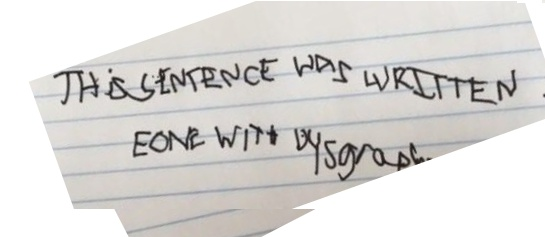
#> input picture images/straightened.jpg, 545 x 237 px
$ jupyter execute '2lines_and _words.ipynb'   (shell and % lines are left out)
#> lines starting #> are read from the running program, lines starting #| are printed output that depends on the picture; after the words box and inside, x2 and y2 are one past the last pixel; in counts of white or black regions, pixels touching at a corner belong together; long printed decimals are rounded
#> further down, image is the input picture: shape (237, 545, 3); mean B, G, R 214.5, 216.7, 218.6
[cell 1]
import numpy as np
import cv2
import math
import matplotlib.pyplot as plt

[cell 2]
# Functions to print the images
def myImPrt(img):
    tmp_img = cv2.cvtColor(img,cv2.COLOR_BGR2RGB)
    plt.imshow(tmp_img)

def myBWImPrt(img):
    plt.imshow(img,cmap='gray')

[cell 3]
# ref #https://www.pyimagesearch.com/2017/02/20/text-skew-correction-opencv-python/
def bilateralFilter(image, d, sig):
#> called with d = 5, sig = 50
    image = cv2.bilateralFilter(image, d, sig, sig)
    return image

def threshold(image, t):
#> called with t = 127
    image = cv2.cvtColor(image, cv2.COLOR_BGR2GRAY)
#> image: shape (237, 545)
    ret, image = cv2.threshold(image, t, 255, cv2.THRESH_BINARY_INV)
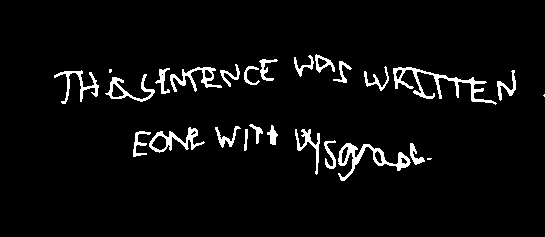
#> image: shape (237, 545); 4.4% white; 26 white regions (3 under 20 px), largest, box (x1, y1, x2, y2) and area: (393, 67, 497, 105) 840, (338, 143, 411, 181) 728, (149, 127, 205, 153) 452
#> ret = 127
#     ret, image = cv2.threshold(image, t, 255, cv2.THRESH_BINARY)
    return image

[cell 4]
image = cv2.imread('images/straightened.jpg')
# cv2.imshow('image',image)
myImPrt(image)

[cell 5]
TOP_MARGIN = 0.0
LETTER_SIZE = 0.00001
LINE_SPACING = 0.0
WORD_SPACING = 0.0

[cell 6]
#function to calculate horizontal projection of the image pixel rows and return it
def horizontalProjection(img):
    # Return a list containing the sum of the pixels in each row
    (h, w) = img.shape[:2]
#> h = 237; w = 545
    sumRows = []
    for j in range(h):
        row = img[j:j+1, 0:w] # y1:y2, x1:x2
        sumRows.append(np.sum(row))
#> after the loop, sumRows = 237 values, max 35955 at index 80, min 0 at index 0, mean 6131.8
    return sumRows

[cell 7]
# function to calculate vertical projection of the image pixel columns and return it
def verticalProjection(img):
    # Return a list containing the sum of the pixels in each column
    (h, w) = img.shape[:2]
    sumCols = []
    for j in range(w):
        col = img[0:h, j:j+1] # y1:y2, x1:x2
        sumCols.append(np.sum(col))
    return sumCols

[cell 8]
img = image.copy()

[cell 9]
filtered = bilateralFilter(img, 5, 50)

thresh = threshold(filtered, 127)

# extract a python list containing values of the horizontal projection of the image into 'hp'
hpList = horizontalProjection(thresh)
#> hpList has the same summary as sumRows in horizontalProjection

# Extracting 'Top Margin' feature.
topMarginCount = 0
for sum in hpList:
    # sum can be strictly 0 as well.
    if(sum<=255):
        topMarginCount += 1
    else:
        break
#> this loop made 56 passes
#> sum on passes 2 to 13: 0, 0, 0, 0, 0, 0, 0, 0, 0, 0, 0, 0
#> after the loop, topMarginCount = 55

[cell 10]
plt.imshow(thresh,cmap='gray')

[cell 11]
lineTop = 0
lineBottom = 0
spaceTop = 0
spaceBottom = 0
setLineTop = True
setSpaceTop = True
includeNextSpace = True
space_zero = [] # stores the amount of space between lines
lines = [] # a 2D list storing the vertical start index and end index of each contour

[cell 12]
# FIRST we extract the straightened contours from the image by looking at occurance of 0's in the horizontal projection.
# we are scanning the whole horizontal projection now
for i, sum in enumerate(hpList):
    # sum being 0 means blank space
    if(sum<3000):
        if(setSpaceTop):
            spaceTop = i;
            setSpaceTop = False # spaceTop will be set once for each start of a space between lines
        spaceBottom = i+1;

        if(i<len(hpList)-1): # this condition is necessary to avoid array index out of bound error
            if(hpList[i+1]<3000): # if the next horizontal projectin is 0, keep on counting, it's still in blank space
                continue
        # we are using this condition if the previous contour is very thin and possibly not a line
        if(includeNextSpace):
            space_zero.append(spaceBottom-spaceTop)
        else:
            if (len(space_zero)==0):
                previous = 0
            else:
                previous = space_zero.pop()
            space_zero.append(previous + spaceBottom-lineTop)
        setSpaceTop = True # next time we encounter 0, it's begining of another space so we set new spaceTop

    # sum greater than 0 means contour
    if(sum>3000):
        if(setLineTop):
            lineTop = i
            setLineTop = False # lineTop will be set once for each start of a new line/contour
        lineBottom = i+1

        if(i<len(hpList)-1): # this condition is necessary to avoid array index out of bound error
            if(hpList[i+1]>3000): # if the next horizontal projectin is > 0, keep on counting, it's still in contour
                continue

            # if the line/contour is too thin <10 pixels (arbitrary) in height, we ignore it.
            # Also, we add the space following this and this contour itself to the previous space to form a bigger space: spaceBottom-lineTop.
            if(lineBottom-lineTop<20):
                includeNextSpace = False
                setLineTop = True # next time we encounter value > 0, it's begining of another line/contour so we set new lineTop
                continue
        includeNextSpace = True # the line/contour is accepted, new space following it will be accepted

        # append the top and bottom horizontal indices of the line/contour in 'lines'
        lines.append([lineTop, lineBottom])
        setLineTop = True # next time we encounter value > 0, it's begining of another line/contour so we set new lineTop
#> this loop made 237 passes
#> (sum, spaceTop, setSpaceTop) on pass 1: (0, 0, False)
#> (sum, lineTop, setLineTop) on pass 58: (3825, 57, False)
#> after the loop, lineTop = 126; lines = [[57, 103], [126, 169]]; spaceTop = 169; space_zero = [57, 23, 68]

[cell 13]
# Printing the values we found so far.
for i, line in enumerate(lines):
    print()
    print (i)
    print (line[0])
    print (line[1])
    print (len(hpList[line[0]:line[1]]))
    print (hpList[line[0]:line[1]])
#> this loop made 2 passes
#> (printed output is left out)

[cell 14]
# for i, line in enumerate(lines):
#     cv2.imshow("line "+str(i), img[line[0]:line[1], : ])
# cv2.waitKey(0)

[cell 15]
# LINE SPACING and LETTER SIZE will be extracted here
# We will count the total number of pixel rows containing upper and lower zones of the lines
# and add the space_zero/runs of 0's(excluding first and last of the list ) to it.
# We will count the total number of pixel rows containing midzones of the lines for letter size.
# For this, we set an arbitrary (yet suitable!) threshold THRESHOLD = 15000 in
# horizontal projection to identify the midzone containing rows.
# These two total numbers will be divided by number of lines (having at least one row>THRESHOLD)
# to find average line spacing and average letter size.
THRESHOLD = 15000
new_space_row_count = 0
total_row_count = 0
total_lines_count = 0
flag = False
for i, line in enumerate(lines):
    segment = hpList[line[0]:line[1]]
    for j, sum in enumerate(segment):
        if(sum<THRESHOLD):
            new_space_row_count += 1
        else:
            total_row_count += 1
            flag = True

    # This line has contributed at least one count of pixel row of midzone
    if(flag):
        total_lines_count += 1
        flag = False
#> this loop made 2 passes
#> (line, total_lines_count, flag) on passes 1 to 2: ([57, 103], 1, False), ([126, 169], 2, False)
#> after the loop, new_space_row_count = 44; total_lines_count = 2; total_row_count = 45

[cell 16]
# error prevention
if(total_lines_count == 0): total_lines_count = 1

total_space_row_count = new_space_row_count + np.sum(space_zero[1:-1]) #excluding first and last entries: Top and Bottom margins
#> total_space_row_count = 67
# the number of spaces is 1 less than number of lines but total_space_row_count contains the top and bottom spaces of the line
average_line_spacing = float(total_space_row_count) / total_lines_count
#> average_line_spacing = 33.5
average_letter_size = float(total_row_count) / total_lines_count
#> average_letter_size = 22.5
# letter size is actually height of the letter and we are not considering width
LETTER_SIZE = average_letter_size
#> LETTER_SIZE = 22.5
# error prevention
if(average_letter_size == 0): average_letter_size = 1
# We can't just take the average_line_spacing as a feature directly. We must take the average_line_spacing relative to average_letter_size.
# Let's take the ratio of average_line_spacing to average_letter_size as the LINE SPACING, which is perspective to average_letter_size.
relative_line_spacing = average_line_spacing / average_letter_size
#> relative_line_spacing = 1.49
LINE_SPACING = relative_line_spacing
#> LINE_SPACING = 1.49

# Top marging is also taken relative to average letter size of the handwritting
# relative_top_margin = float(topMarginCount) / average_letter_size
# TOP_MARGIN = relative_top_margin

[cell 17]
print(space_zero)
#| [57, 23, 68]
print(lines)
#| [[57, 103], [126, 169]]
print(total_row_count)
#| 45
print(total_space_row_count)
#| 67
print(len(hpList))
#| 237
print(total_lines_count)
#| 2
print(i)
#| 1
print("Average Line Spacing: "+ str(average_line_spacing))
#| Average Line Spacing: 33.5
print ("Average letter size: "+ str(average_letter_size))
#| Average letter size: 22.5
# print ("Top margin relative to average letter size: "+str(relative_top_margin))
print("Average line spacing relative to \naverage letter size: "+str(relative_line_spacing))
#| Average line spacing relative to
#| average letter size: 1.489

[cell 18]
myImPrt(image)

[cell 19]
# Extraction of words from the lines using vertical projection
# Width of the whole document is found once.
width = thresh.shape[1]
#> width = 545
space_zero = [] # stores the amount of space between words
words = [] # a 2D list storing the coordinates of each word: y1, y2, x1, x2

[cell 20]
# Isolated words or components will be extacted from each line by looking at occurance of 0's in its vertical projection.
for i, line in enumerate(lines):
    extract = thresh[line[0]:line[1], 0:width] # y1:y2, x1:x2
    vp = verticalProjection(extract)
    wordStart = 0
    wordEnd = 0
    spaceStart = 0
    spaceEnd = 0
    setWordStart = True
    setSpaceStart = True
    includeNextSpace = False

#     spaces = []

    # we are scanning the vertical projection
    for j, sum in enumerate(vp):
        # sum being 0 means blank space
        if(sum==0):
            if(setSpaceStart):
                spaceStart = j
                setSpaceStart = False # spaceStart will be set once for each start of a space between lines
            spaceEnd = j+1
            if(j<len(vp)-1): # this condition is necessary to avoid array index out of bound error
                if(vp[j+1]==0): # if the next vertical projectin is 0, keep on counting, it's still in blank space
                    continue

            # we ignore spaces which is smaller than half the average letter size
            if((spaceEnd-spaceStart) > int(LETTER_SIZE/2)):
                space_zero.append(spaceEnd-spaceStart)
            else:
                includeNextSpace=True

            setSpaceStart = True # next time we encounter 0, it's begining of another space so we set new spaceStart

        # sum greater than 0 means word
        if(sum>0):
            if(setWordStart):
                wordStart = j
                setWordStart = False # wordStart will be set once for each start of a new word/component
            wordEnd = j+1
            if(j<len(vp)-1): # this condition is necessary to avoid array index out of bound error
                if(vp[j+1]>0): # if the next horizontal projectin is > 0, keep on counting, it's still in non-space zone
                    continue

            # append the coordinates of each word/component: y1, y2, x1, x2 in 'words'
            # we ignore the ones which has height smaller than half the average letter size
            # this will remove full stops and commas as an individual component
            count = 0
            for k in range(line[1]-line[0]):
                row = thresh[line[0]+k:line[0]+k+1, wordStart:wordEnd] # y1:y2, x1:x2
                if(np.sum(row)):
                    count += 1
                #U.S.A. special case not handelled
            if(count > int(LETTER_SIZE/2)):
                if(includeNextSpace):
                    includeNextSpace = False
                    if(len(words)!=0):
                        words[len(words)-1][3] = wordEnd
                else:
                    words.append([line[0], line[1], wordStart, wordEnd])

            setWordStart = True # next time we encounter value > 0, it's begining of another word/component so we set new wordStart
#> this loop made 2 passes
#> (line, h in verticalProjection, w in verticalProjection) on passes 1 to 2: ([57, 103], 46, 545), ([126, 169], 43, 545)
#> pass 1, `extract = thresh[line[0]:line[1], 0:width]`:
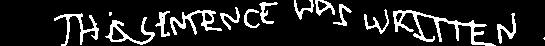
#> extract: shape (46, 545); 13.1% white; 15 white regions (2 under 20 px), largest, box (x1, y1, x2, y2) and area: (393, 10, 496, 46) 835, (170, 10, 222, 35) 421, (54, 13, 99, 46) 369
#> pass 2, `extract = thresh[line[0]:line[1], 0:width]`:
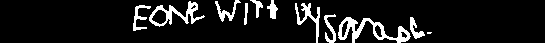
#> extract: shape (43, 545); 9.8% white; 11 white regions (1 under 20 px), largest, box (x1, y1, x2, y2) and area: (338, 17, 411, 43) 657, (149, 1, 205, 27) 452, (295, 3, 320, 43) 291
#> after the loop, space_zero = [54, 16, 12, 27, 133, 17, 113]; words = [[57, 103, 54, 278], [57, 103, 294, 352], [57, 103, 364, 516], [126, 169, 133, 278], [126, 169, 295, 425]]

#     space_zero.extend(spaces[1:-1])

[cell 21]
# cv2.imshow("word "+str(i), thresh[words[0][0]:words[0][1], words[0][2]:words[0][3]])
# print("Words count is: ")
# print(len(words))
word = words[0]
#> word = [57, 103, 54, 278]
myBWImPrt(image[word[0]:word[1], word[2]:word[3]])
# myBWImPrt(thresh)
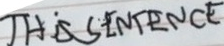
#> shown: shape (46, 224, 3); mean R, G, B 183.8, 186.3, 188.7

[cell 22]
# for i, word in enumerate(words):
#     cv2.imshow("word "+str(i), image[word[0]:word[1], word[2]:word[3]])
# cv2.waitKey(0)

[cell 23]
#print space_zero
space_columns = np.sum(space_zero)
#> space_columns = 372
space_count = len(space_zero)
#> space_count = 7
if(space_count == 0):
    space_count = 1
average_word_spacing = float(space_columns) / space_count
#> average_word_spacing = 53.14
relative_word_spacing = average_word_spacing / LETTER_SIZE
#> relative_word_spacing = 2.36
WORD_SPACING = relative_word_spacing
#> WORD_SPACING = 2.36
#print "Average word spacing: "+str(average_word_spacing)
print ("Average word spacing relative to average letter size: "+str(relative_word_spacing))
#| Average word spacing relative to average letter size: 2.362

$ run again, with images/apple.jpg copied over images/straightened.jpg
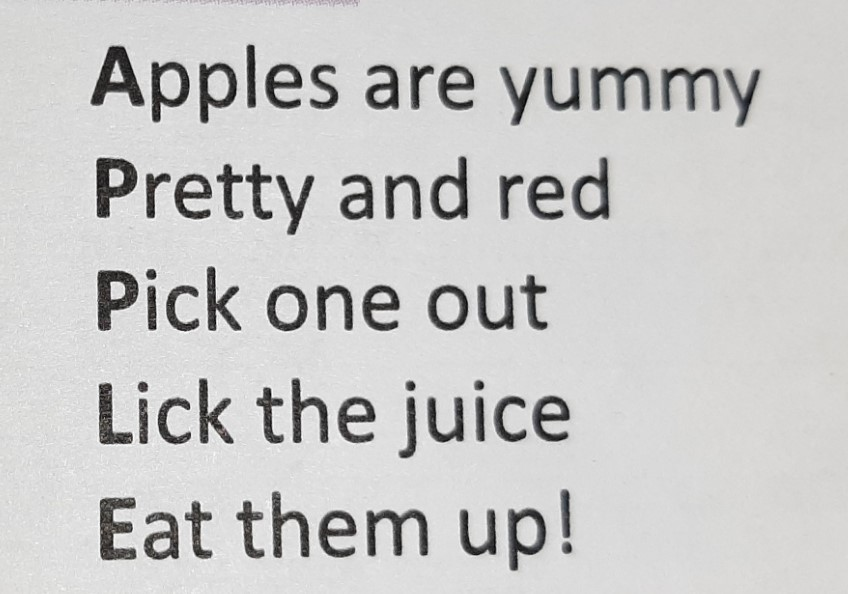
#> input picture images/apple.jpg, 848 x 594 px
#> image is the input picture: shape (594, 848, 3); mean B, G, R 201, 201.5, 201.8
#> in threshold, `ret, image = cv2.threshold(image, t, 255, cv2.THRESH_BINARY_INV)`:
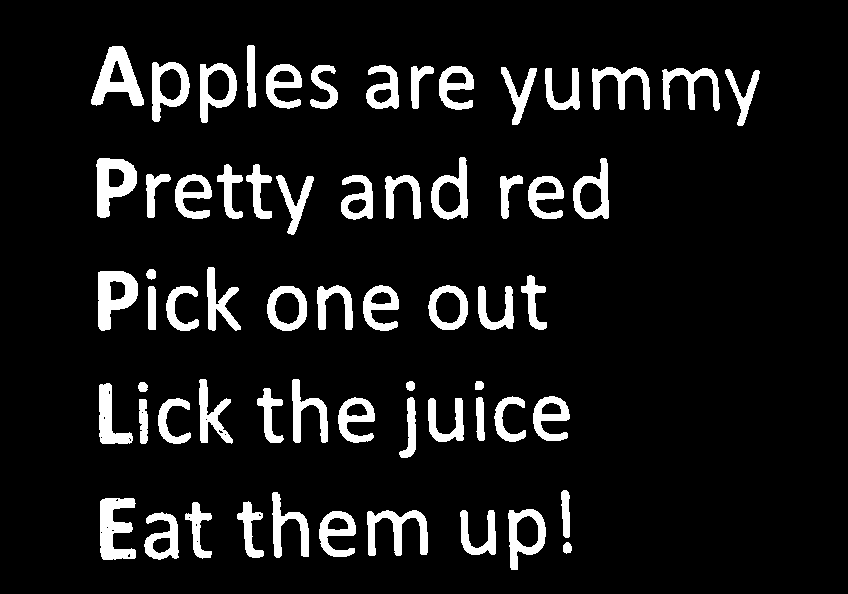
#> image: shape (594, 848); 9.4% white; 63 white regions, largest, box (x1, y1, x2, y2) and area: (91, 46, 144, 106) 1567, (100, 498, 136, 560) 1436, (98, 271, 138, 331) 1429
#> ret = 127
#> after the loop in horizontalProjection, `for j in range(h):`: sumRows = 594 values, max 82875 at index 70, min 0 at index 0, mean 20402.6
#> hpList has the same summary as sumRows in horizontalProjection
#> the loop `for sum in hpList:` made 46 passes
#> sum on passes 2 to 9: 0, 0, 0, 0, 0, 0, 0, 0
#> after the loop `for sum in hpList:`: topMarginCount = 45
#> the loop `for i, sum in enumerate(hpList):` made 594 passes
#> (sum, spaceTop, setSpaceTop) on pass 1: (0, 0, False)
#> after the loop `for i, sum in enumerate(hpList):`: lineTop = 492; lines = [[46, 125], [158, 220], [269, 331], [379, 444], [492, 560]]; spaceTop = 560; space_zero = [46, 33, 49, 48, 48, 34]
#> the loop `for i, line in enumerate(lines):` made 5 passes
#> (printed output is left out)
#> the loop `for i, line in enumerate(lines):` made 5 passes
#> after the loop `for i, line in enumerate(lines):`: new_space_row_count = 92; total_lines_count = 5; total_row_count = 244
#> total_space_row_count = 270
#> average_line_spacing = 54
#> average_letter_size = 48.8
#> relative_line_spacing = 1.11
#| [46, 33, 49, 48, 48, 34]
#| [[46, 125], [158, 220], [269, 331], [379, 444], [492, 560]]
#| 244
#| 270
#| 594
#| 5
#| 4
#| Average Line Spacing: 54.0
#| Average letter size: 48.8
#| Average line spacing relative to
#| average letter size: 1.107
#> the loop `for i, line in enumerate(lines):` made 5 passes
#> line on passes 1 to 5: [46, 125], [158, 220], [269, 331], [379, 444], [492, 560]
#> after the loop `for i, line in enumerate(lines):`: space_zero = [91, 28, 27, 88, 96, 27, 32, 239, 98, 26, 29, 301, 99, 31, 278, 100, 25, 32, 276]; words = 14 items, first 6: [46, 125, 91, 338], [46, 125, 366, 474], [46, 125, 501, 760], [158, 220, 96, 314], [158, 220, 341, 468], [158, 220, 500, 609]
#> word = [46, 125, 91, 338]
#> `[cell 21] # cv2.imshow("word "+str(i), thresh[words[0][0]:words[0][1],..`:
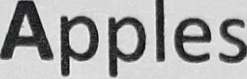
#> shown: shape (79, 247, 3); mean R, G, B 167.6, 167.7, 167.9
#> space_columns = 1923
#> space_count = 19
#> average_word_spacing = 101.2
#> relative_word_spacing = 2.07
#| Average word spacing relative to average letter size: 2.074
